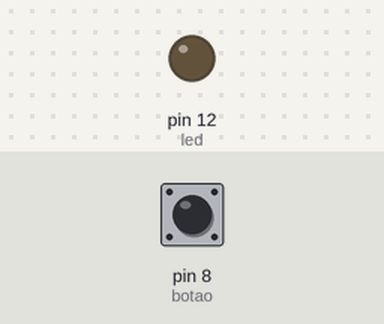
A sketch run on a simulated Arduino Uno, built with avr-gcc and run on an emulated ATmega328P. On the bench: output pins drawn as LEDs (lit = HIGH). The inputs (shaded band) are chosen by the test bench; at power-on: pin 8 (botao) LOW.

Above: at 1.2 s.
1.3 s: pin 8 (botao) pulled HIGH for 0.15 s
At 1.37 s:
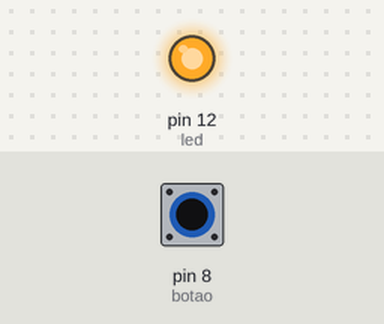
2.9 s: pin 8 (botao) pulled HIGH for 3.2 s
At 6.4 s:
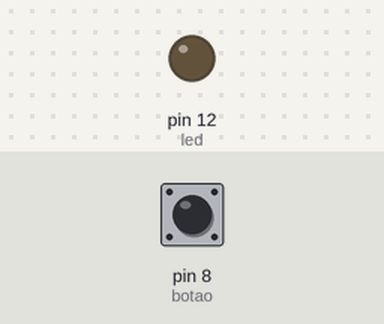
Timing chart, 0 to 7.9 s (numbered marks = the images above; inputs shaded):
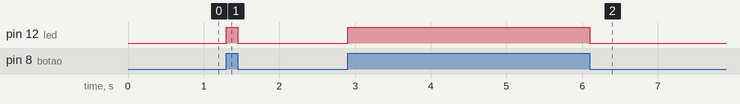

Measured:
- after the input at 1.3 s, pin 12 (led): LOW → HIGH at once, → LOW 0.15 s later
- after the input at 2.9 s, pin 12 (led): LOW → HIGH at once, → LOW 3.2 s later

The sketch:

botao2.ino
```cpp
int botao = 8;
int estadoBotao = 0;
int led = 12;

void setup() {
  // put your setup code here, to run once:
pinMode (botao, INPUT);
pinMode (led, OUTPUT);
}

void loop() {
  // put your main code here, to run repeatedly:

estadoBotao = digitalRead (botao);
if (estadoBotao == HIGH){
  digitalWrite (led, HIGH);
}

else{
  digitalWrite (led, LOW);
}
}
```
